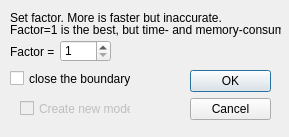
<?xml version="1.0" encoding="UTF-8"?>
<ui version="4.0">
 <class>dlgMarchingCube</class>
 <widget class="QDialog" name="dlgMarchingCube">
  <property name="windowModality">
   <enum>Qt::ApplicationModal</enum>
  </property>
  <property name="geometry">
   <rect>
    <x>0</x>
    <y>0</y>
    <width>289</width>
    <height>137</height>
   </rect>
  </property>
  <property name="windowTitle">
   <string>Marching Cube</string>
  </property>
  <widget class="QDialogButtonBox" name="buttonBox">
   <property name="geometry">
    <rect>
     <x>190</x>
     <y>70</y>
     <width>81</width>
     <height>241</height>
    </rect>
   </property>
   <property name="orientation">
    <enum>Qt::Vertical</enum>
   </property>
   <property name="standardButtons">
    <set>QDialogButtonBox::Cancel|QDialogButtonBox::Ok</set>
   </property>
  </widget>
  <widget class="QSpinBox" name="spinBox">
   <property name="geometry">
    <rect>
     <x>60</x>
     <y>40</y>
     <width>51</width>
     <height>22</height>
    </rect>
   </property>
   <property name="wrapping">
    <bool>false</bool>
   </property>
   <property name="prefix">
    <string/>
   </property>
   <property name="minimum">
    <number>1</number>
   </property>
   <property name="maximum">
    <number>16</number>
   </property>
   <property name="stepType">
    <enum>QAbstractSpinBox::DefaultStepType</enum>
   </property>
  </widget>
  <widget class="QCheckBox" name="checkBox">
   <property name="enabled">
    <bool>false</bool>
   </property>
   <property name="geometry">
    <rect>
     <x>20</x>
     <y>100</y>
     <width>111</width>
     <height>17</height>
    </rect>
   </property>
   <property name="text">
    <string>Create new model</string>
   </property>
  </widget>
  <widget class="QLabel" name="label">
   <property name="geometry">
    <rect>
     <x>10</x>
     <y>10</y>
     <width>211</width>
     <height>16</height>
    </rect>
   </property>
   <property name="text">
    <string>Set factor. More is faster but inaccurate.</string>
   </property>
  </widget>
  <widget class="QLabel" name="label_2">
   <property name="geometry">
    <rect>
     <x>10</x>
     <y>20</y>
     <width>271</width>
     <height>20</height>
    </rect>
   </property>
   <property name="text">
    <string>Factor=1 is the best, but time- and memory-consuming</string>
   </property>
  </widget>
  <widget class="QLabel" name="label_3">
   <property name="geometry">
    <rect>
     <x>10</x>
     <y>45</y>
     <width>47</width>
     <height>13</height>
    </rect>
   </property>
   <property name="text">
    <string>Factor =</string>
   </property>
  </widget>
  <widget class="QCheckBox" name="closeBoundaryBox">
   <property name="geometry">
    <rect>
     <x>10</x>
     <y>70</y>
     <width>121</width>
     <height>17</height>
    </rect>
   </property>
   <property name="text">
    <string>close the boundary</string>
   </property>
  </widget>
 </widget>
 <resources/>
 <connections>
  <connection>
   <sender>buttonBox</sender>
   <signal>accepted()</signal>
   <receiver>dlgMarchingCube</receiver>
   <slot>accept()</slot>
   <hints>
    <hint type="sourcelabel">
     <x>248</x>
     <y>254</y>
    </hint>
    <hint type="destinationlabel">
     <x>157</x>
     <y>274</y>
    </hint>
   </hints>
  </connection>
  <connection>
   <sender>buttonBox</sender>
   <signal>rejected()</signal>
   <receiver>dlgMarchingCube</receiver>
   <slot>reject()</slot>
   <hints>
    <hint type="sourcelabel">
     <x>316</x>
     <y>260</y>
    </hint>
    <hint type="destinationlabel">
     <x>286</x>
     <y>274</y>
    </hint>
   </hints>
  </connection>
 </connections>
</ui>
